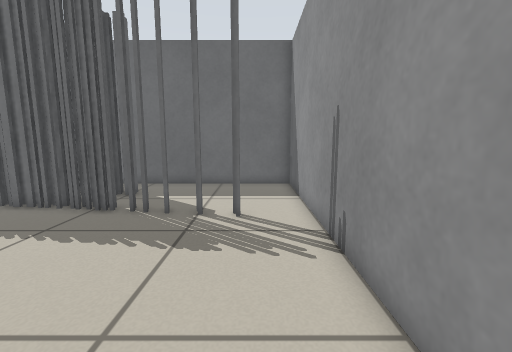
View 1 (above)

12 first-person views from a walk through a world built for the Player/Stage simulator. The camera is 0.64 m above the floor, tilts 8° down and sees 90° across. The lines on the ground mark 1 m squares. The floor is counted in squares, 0.25 m on a side. Each view is taken from the middle of a square. On the plan, view 1 faces up. The plan holds only what a view shows up to about 18 squares ahead; the rest is blank. The place goes on beyond the plan. Robots are left out.

View 2
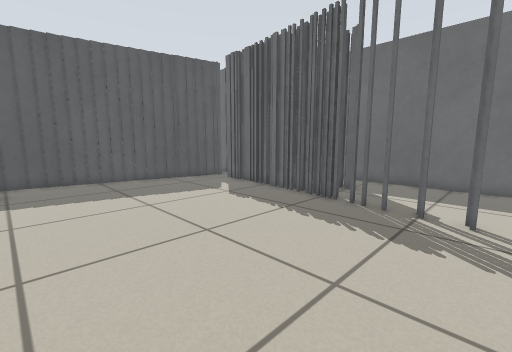

View 3
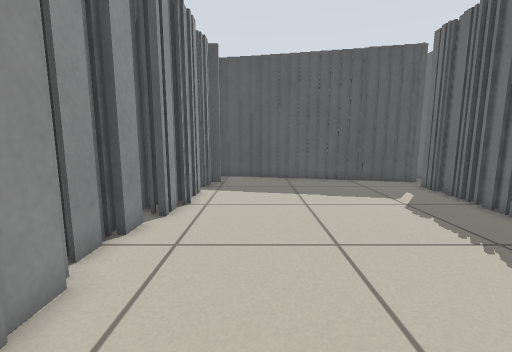

View 4
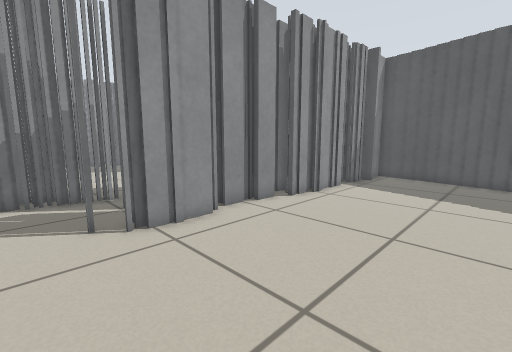

View 5
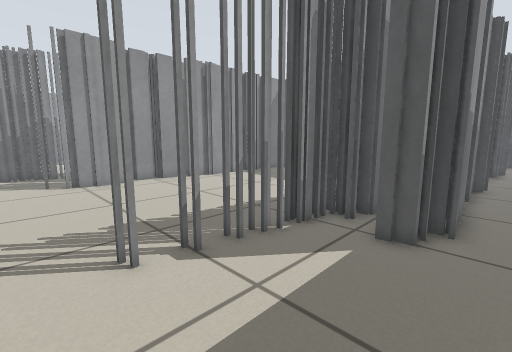

View 6
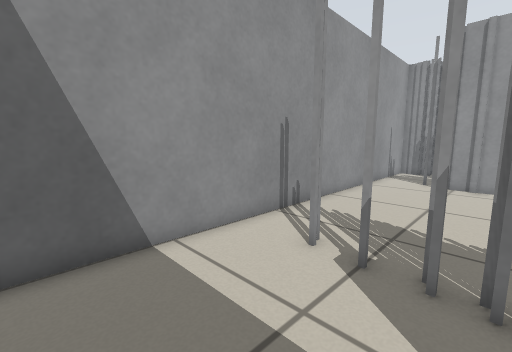

View 7
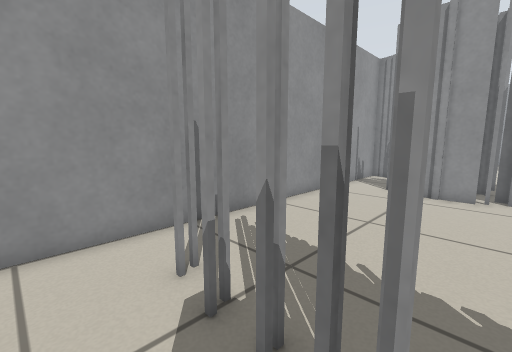

View 8
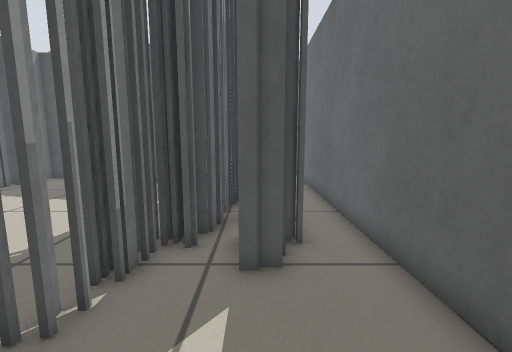

View 9
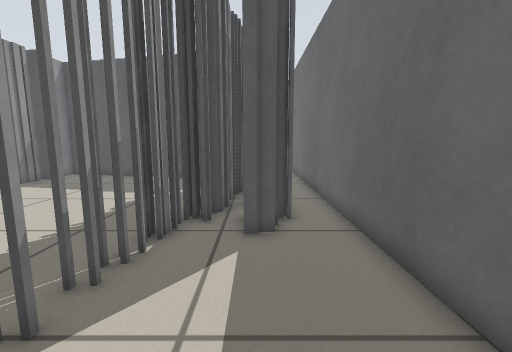

View 10
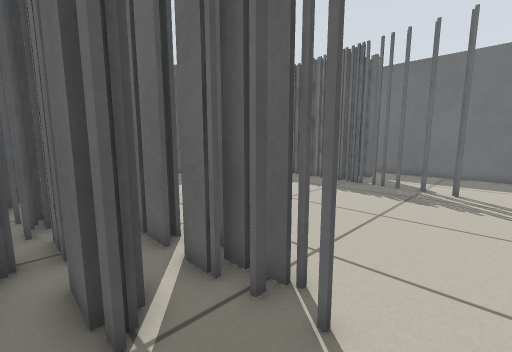

View 11
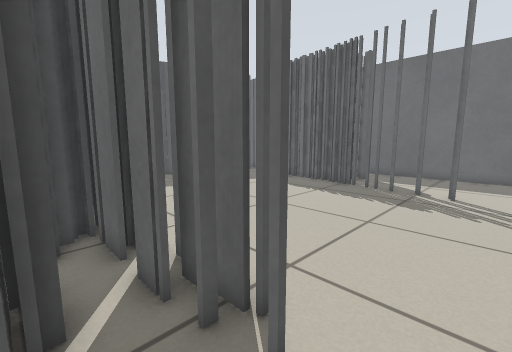

View 12
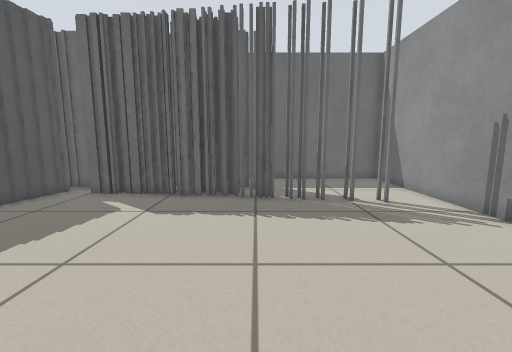

### Floor plan
Key: @ floor where view 1 was taken; # wall or solid block; x gap in a wall; . floor.
Columns run from 24 left of view 1 to 2 right of it. Each row starts with its distance up from view 1.
 15        ####################
 14  .........................#
 13 ###    ############.......#
 12                  ##.......#
 11                 ##........#
 10         ###########.......#
  9         #.......###x#xx#..#
  8         #.................#
  7        ##.................#
  6        #..................#
  5        #..................#
  4        #..................#
  3        #..................#
  2       ##..................#
  1       #...................#
  0       #.................@.#
 -1       #...................#
 -2       ###########...###...#
 -3                ########...#
 -4                  ##.......#
 -5                  #####....#
 -6            ######## ......#
 -7                    #x####.#
 -8                      ..####
 -9                      .. #

Where each view was taken, in squares from view 1:
view 1: 0 up, 0 right, facing up
view 2: 1 down, 0 right, facing up-left
view 3: 1 up, 0 right, facing left
view 4: 5 up, 1 right, facing down-left
view 5: 14 up, 1 right, facing down-left
view 6: 14 up, 4 left, facing down-right
view 7: 11 up, 5 left, facing down-right
view 8: 12 up, 1 left, facing left
view 9: 12 up, 1 right, facing left
view 10: 6 down, 1 right, facing up-left
view 11: 5 down, 1 right, facing up-left
view 12: 2 down, 6 left, facing up
